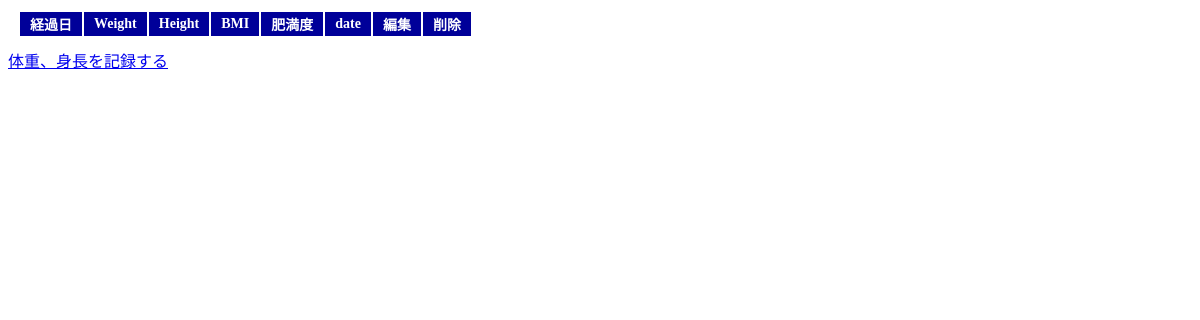
Before: /weight/ with the older database file.
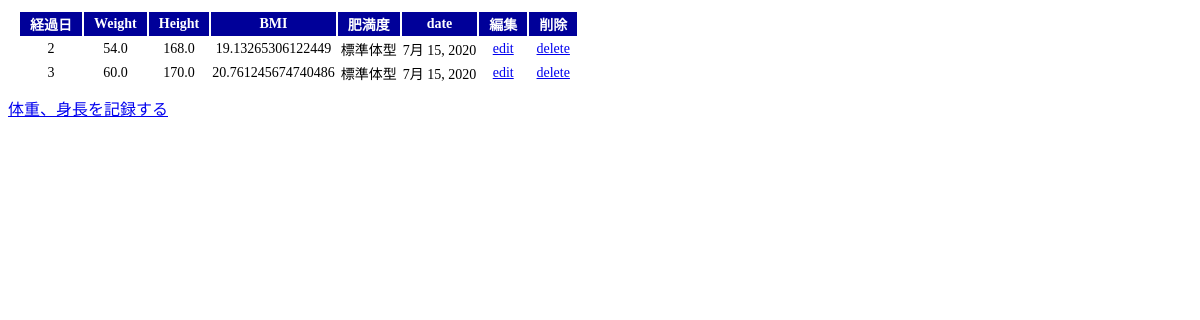
After: the same page with the newer database file.
### weight/models.py (models this page shows)
class Weight(models.Model):
    weight = models.FloatField(default=0)
    height = models.FloatField(default=0)
    date = models.DateField(default=timezone.now)

### weight/views.py (the view)
# urls.py: path('', views.index, name='index'),
def index(request):
    data = Weight.objects.all()
    params = {
    'title' : 'my weight memory',
    'data' : data
    }
    return render(request, 'weight/index.html', params)

### weight/templatetags/utils.py (called while the page is built)
@register.filter(name="bmicalculation")
def bmicalculation(value, args):
    bmi = value / (args / 100)**2
    return bmi

### weight/templates/weight/index.html (shortened to what this page needs)
{% load static %}
{% load utils %}
<!DOCTYPE html>
<html lang="ja" dir="ltr">
  <head>
    <link rel="stylesheet" type="text/css"
     href="{% static 'weight/css/style.css'%}">
  </head>
  <body>
    <table>
      <tr>
        <th>経過日</th>
        <th>Weight</th>
        <th>Height</th>
        <th>BMI</th>
        <th>肥満度</th>
        <th>date</th>
        <th>編集</th>
        <th>削除</th>
      </tr>
      {% for item in data %}
      <tr>
        <td>{{item.id}}</td>
        <td>{{item.weight}}</td>
        <td>{{item.height}}</td>
        {% with item.weight|bmicalculation:item.height as bmi_check %}
        <td>{{bmi_check}}</td>
        {% if bmi_check < 18.5 %}
            <td>痩せ型</td>
        {% elif bmi_check >= 18.5 and bmi_check < 25 %}
            <td>標準体型</td>
        {% elif bmi_check >= 25 and bmi_check < 30 %}
            <td>肥満(軽)</td>
        {% else %}
            <td>肥満(重)</td>
        {% endif %}
        {% endwith %}
        <td>{{item.date}}</td>
        <td><a href="{% url 'edit' item.id %}">edit</a></td>
        <td><a href="{% url 'delete' item.id %}">delete</a></td>
      </tr>
      {% endfor %}
    </table>
    <a href="{% url 'create'%}">体重、身長を記録する</a>
  </body>
</html>

Changed rows visible on the page:
added Weight: id "2", weight "54.0", height "168.0", height "19.13265306122449", date "7月 15, 2020"
added Weight: id "3", weight "60.0", height "170.0", height "20.761245674740486", date "7月 15, 2020"
